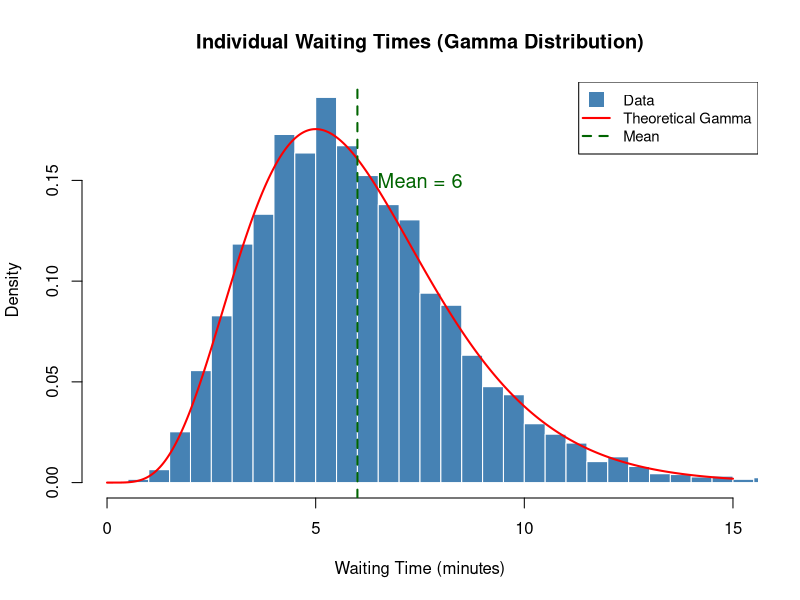
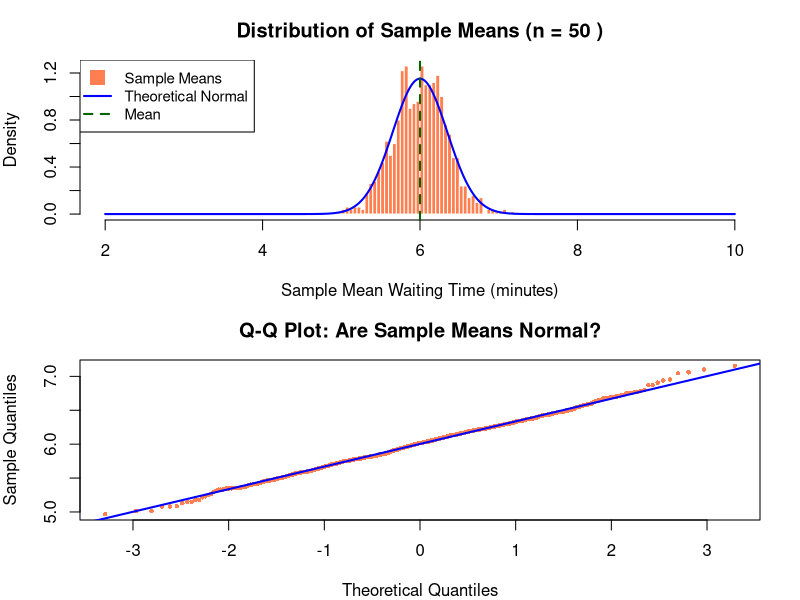
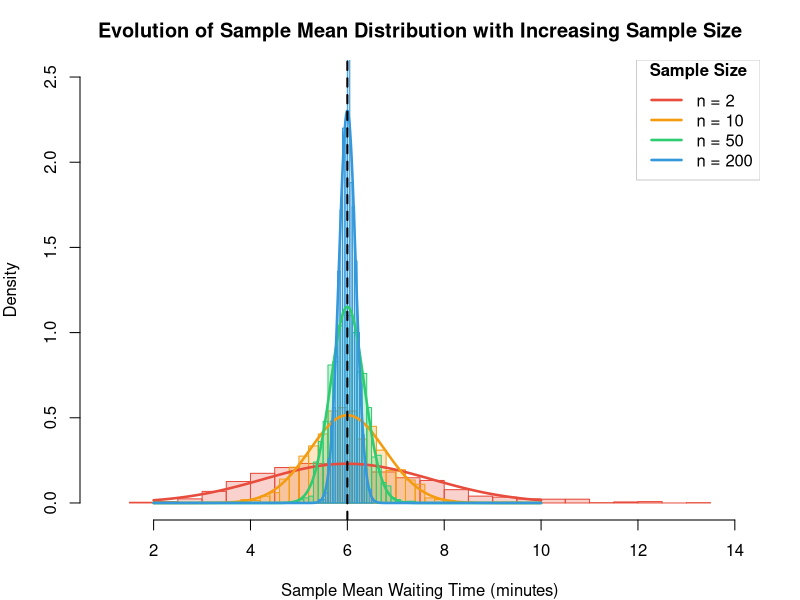
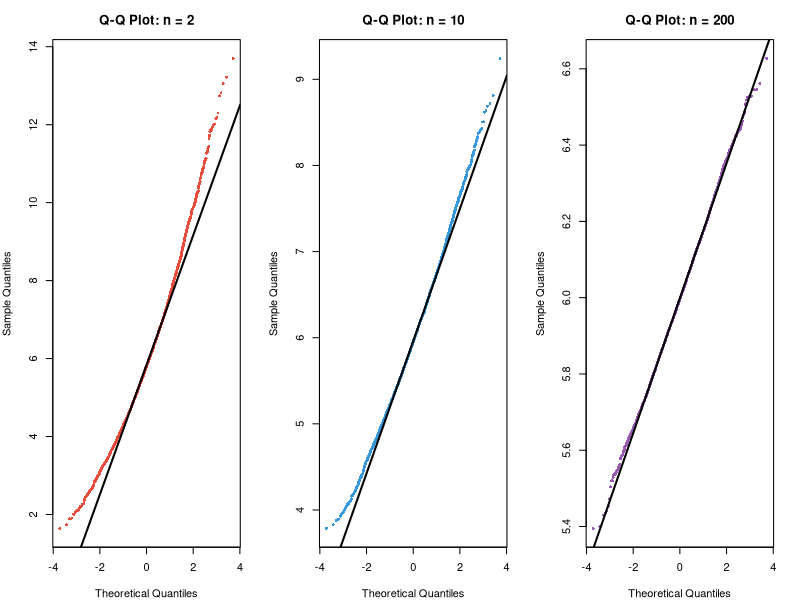
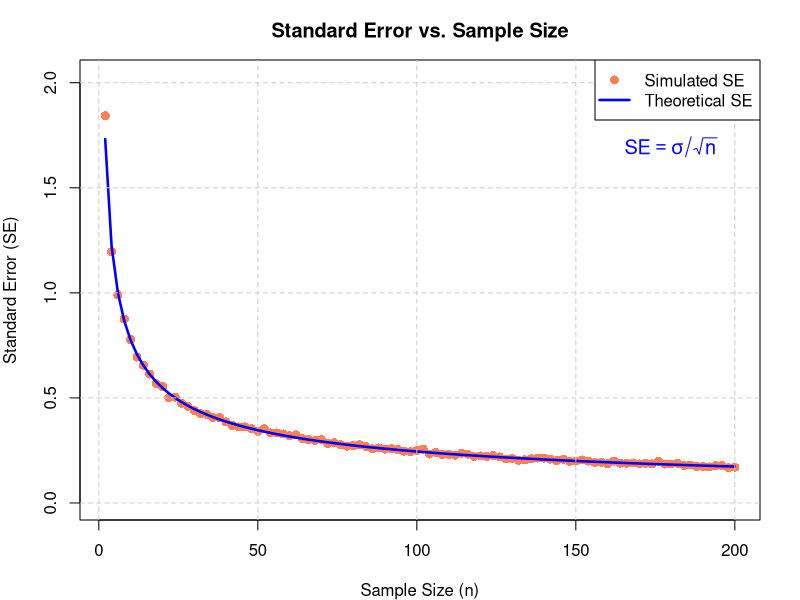
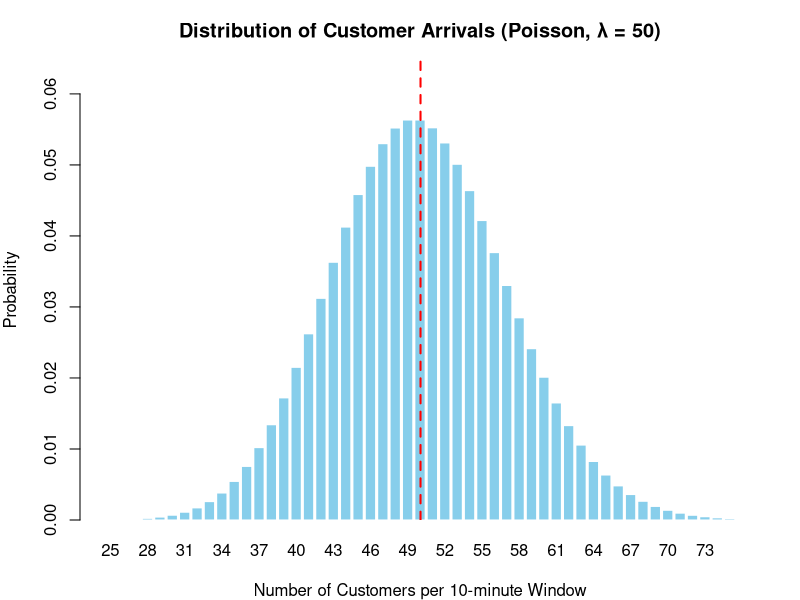
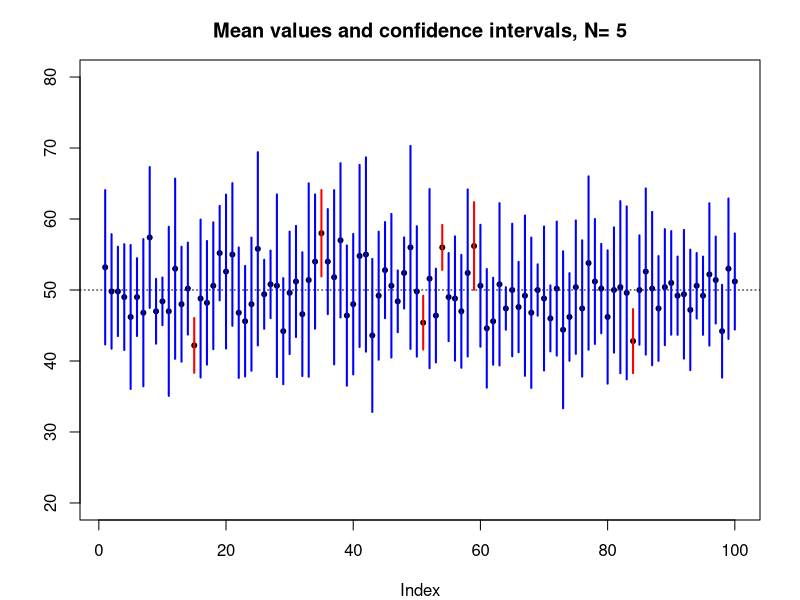
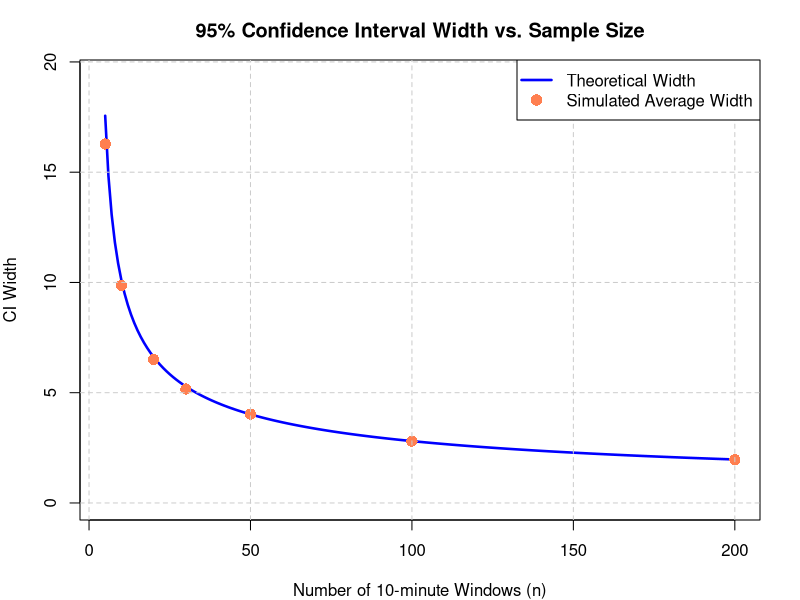

The R script that drew these images, in order:
## ---- chunk 1
knitr::opts_chunk$set(echo = TRUE, warning = FALSE, message = FALSE, fig.width = 10, fig.height = 6)
set.seed(123)
## ---- chunk 2
# Parameters of the Gamma distribution - NOT important to know or understand
            ########### THE CODE HERE IS NOT IMPORTANT ###########
shape_param <- 6
scale_param <- 1

# Theoretical values
mu <- shape_param * scale_param
sigma <- sqrt(shape_param * scale_param^2)

# Generate sample data to visualize possible waiting time
individual_times <- rgamma(5000, shape = shape_param, scale = scale_param)

# Plot
hist(individual_times, breaks = 50, freq = FALSE, 
     col = "steelblue", border = "white",
     main = "Individual Waiting Times (Gamma Distribution)",
     xlab = "Waiting Time (minutes)", ylab = "Density",
     xlim = c(0, 15))

# Add theoretical gamma curve
x_vals <- seq(0, 15, length.out = 500)
lines(x_vals, dgamma(x_vals, shape = shape_param, scale = scale_param), 
      col = "red", lwd = 2)

# Add mean line
abline(v = mu, col = "darkgreen", lty = 2, lwd = 2)
text(mu + 1.5, 0.15, paste("Mean =", round(mu, 2)), col = "darkgreen", cex = 1.2)

legend("topright", legend = c("Data", "Theoretical Gamma", "Mean"),
       col = c("steelblue", "red", "darkgreen"), 
       lty = c(NA, 1, 2), lwd = c(NA, 2, 2), 
       pch = c(15, NA, NA), pt.cex = 2, cex = 0.9)
## ---- chunk 3
# ============================================
# CHANGE THIS VALUE TO EXPERIMENT!
sample_size <- 50  # Try: 2, 5, 10, 30, 50, 200
# ============================================

num_samples <- 1000 # How many times we observe sample with size "sample_size"

# Simulate sample means
sample_means <- replicate(num_samples, {
  sample_data <- rgamma(sample_size, shape = shape_param, scale = scale_param) # random simulation
  mean(sample_data)
})

# Theoretical parameters for sampling distribution
theoretical_mean <- mu
theoretical_se <- sigma / sqrt(sample_size)

# Create two-panel plot
par(mfrow = c(2, 1), mar = c(4, 4, 3, 2))

# Panel 1: Histogram with normal overlay
hist(sample_means, breaks = 40, freq = FALSE, 
     col = "coral", border = "white",
     main = paste("Distribution of Sample Means (n =", sample_size, ")"),
     xlab = "Sample Mean Waiting Time (minutes)", ylab = "Density",
     xlim = c(2, 10))

# Add theoretical normal curve
x_vals <- seq(2, 10, length.out = 500)
lines(x_vals, dnorm(x_vals, mean = theoretical_mean, sd = theoretical_se), 
      col = "blue", lwd = 2)

# Add mean line
abline(v = theoretical_mean, col = "darkgreen", lty = 2, lwd = 2)

legend("topleft", legend = c("Sample Means", "Theoretical Normal", "Mean"),
       col = c("coral", "blue", "darkgreen"), 
       lty = c(NA, 1, 2), lwd = c(NA, 2, 2), 
       pch = c(15, NA, NA), pt.cex = 2, cex = 0.9)

# Panel 2: Q-Q plot
qqnorm(sample_means, main = "Q-Q Plot: Are Sample Means Normal?",
       col = "coral", pch = 16, cex = 0.6)
qqline(sample_means, col = "blue", lwd = 2)

par(mfrow = c(1, 1))
## ---- chunk 4
# Generate sample means for multiple sample sizes
comparison_sizes <- c(2, 10, 50, 200)
comparison_means_list <- list()

for (i in seq_along(comparison_sizes)) {
  n <- comparison_sizes[i]
  comparison_means_list[[i]] <- replicate(1000, 
                                          mean(rgamma(n, shape = shape_param, scale = scale_param)))
}

# Define colors for each sample size (with transparency)
colors <- c("#e74c3c", "#f39c12", "#2ecc71", "#3498db")
colors_transparent <- paste0(colors, "40")  # Add transparency

# Create plot with histograms
hist(comparison_means_list[[1]], breaks = 30, freq = FALSE,
     col = colors_transparent[1], border = colors[1],
     main = "Evolution of Sample Mean Distribution with Increasing Sample Size",
     xlab = "Sample Mean Waiting Time (minutes)", ylab = "Density",
     xlim = c(1, 14), ylim = c(0, 2.5))

# Overlay other histograms
for (i in 2:length(comparison_sizes)) {
  hist(comparison_means_list[[i]], breaks = 30, freq = FALSE,
       col = colors_transparent[i], border = colors[i],
       add = TRUE)
}

# Add theoretical normal curves for each
x_vals <- seq(2, 10, length.out = 500)
for (i in seq_along(comparison_sizes)) {
  n <- comparison_sizes[i]
  theoretical_se_n <- sigma / sqrt(n)
  lines(x_vals, dnorm(x_vals, mean = mu, sd = theoretical_se_n), 
        col = colors[i], lwd = 2.5)
}

# Add mean line
abline(v = mu, col = "black", lty = 2, lwd = 2)

# Add legend
legend("topright", 
       legend = paste("n =", comparison_sizes),
       col = colors, lwd = 2.5, cex = 1, bg = "white", box.col = "gray80",
       title = expression(bold("Sample Size")))

## ---- chunk 5
# Generate sample means for n = 2, 10, 200
qqplot_sizes <- c(2, 10, 200)

qqplot_means_list <- list()

for (i in seq_along(qqplot_sizes)) {
  n <- qqplot_sizes[i]
  qqplot_means_list[[i]] <- replicate(5000, 
                                      mean(rgamma(n, shape = shape_param, scale = scale_param)))
}

# Create three-panel Q-Q plot
par(mfrow = c(1, 3), mar = c(4, 4, 3, 2))

colors_qq <- c("#e74c3c", "#3498db", "#9b59b6")

for (i in seq_along(qqplot_sizes)) {
  qqnorm(qqplot_means_list[[i]], 
         main = paste("Q-Q Plot: n =", qqplot_sizes[i]),
         col = colors_qq[i], pch = 16, cex = 0.6,
         xlab = "Theoretical Quantiles", ylab = "Sample Quantiles")
  qqline(qqplot_means_list[[i]], col = "black", lwd = 2)
}

par(mfrow = c(1, 1))
## ---- chunk 6
# Range of sample sizes to explore
sample_sizes <- seq(2, 200, by = 2)

# Simulate SE for each sample size
simulated_se <- sapply(sample_sizes, function(n) {
  sample_means_n <- replicate(1000, {
    mean(rgamma(n, shape = shape_param, scale = scale_param))
  })
  sd(sample_means_n)
})

# Theoretical SE
theoretical_se_values <- sigma / sqrt(sample_sizes)

# Plot
plot(sample_sizes, simulated_se, 
     type = "p", pch = 16, col = "coral", cex = 1.2,
     main = "Standard Error vs. Sample Size",
     xlab = "Sample Size (n)",
     ylab = "Standard Error (SE)",
     ylim = c(0, max(simulated_se) * 1.1))

# Add theoretical curve
lines(sample_sizes, theoretical_se_values, col = "blue", lwd = 2.5)

# Add equation
text(180, max(simulated_se) * 0.92, 
     expression(SE == sigma/sqrt(n)),
     col = "blue", cex = 1.2)

# Add grid
grid(col = "gray80", lty = 2)

# Add legend
legend("topright", legend = c("Simulated SE", "Theoretical SE"),
       col = c("coral", "blue"), pch = c(16, NA), lty = c(NA, 1), 
       lwd = c(NA, 2.5), pt.cex = 1.2, cex = 1)
## ---- chunk 7
     ########### THE CODE HERE IS NOT IMPORTANT ###########
# True parameter (unknown to the coffee shop manager in practice)
lambda <- 50

# Display Poisson distribution
x_vals <- 25:75
probs <- dpois(x_vals, lambda = lambda)

barplot(probs, names.arg = x_vals, 
        col = "skyblue", border = "white",
        main = "Distribution of Customer Arrivals (Poisson, λ = 50)",
        xlab = "Number of Customers per 10-minute Window",
        ylab = "Probability",
        ylim = c(0, max(probs) * 1.15))

# Add vertical line at mean
abline(v = lambda - 50*0.385, col = "red", lwd = 2, lty = 2)
## ---- chunk 8
# Simulate 5 observations 100 times
lambda = 50
n = 5
X = lapply(1:100,function(i) {rpois(n,lambda = lambda)})
## ---- chunk 9
# we compute the sample means
Xm = sapply(X,mean)
# and the sample standard deviations
Xsd = sapply(X,sd) 
## ---- chunk 10
df = n-1
tc = qt(c(0.975),df) # this is the critical value for the t-distribution for df = N-1 degrees of freedom and 95% CI

Xl = Xm-tc*Xsd/sqrt(n) # upper bound of the 95% CI
Xh = Xm+tc*Xsd/sqrt(n) # lower bound of the 95% CI
## ---- chunk 11
col = c('red','blue')

## vector of TRUE/FALSE if the real expectation value lambda is inside the interval
i.ok =  as.factor(Xl < lambda & Xh > lambda)

## plot the mean values and the confidence interval
plot(Xm,ylim=c(20,80),pch=20,ylab="",main=paste("Mean values and confidence intervals, N=",n));abline(h=lambda,lty=3);invisible(lapply(1:length(Xl), function(i) {
  points(c(i,i), c(Xl[i], Xh[i]), type="l", col=col[i.ok[i]], lwd=2)
}))
## ---- chunk 12
# Range of sample sizes
sample_sizes <- 5:200

# Function to calculate expected CI width
ci_width_function <- function(n) {
  # Using lambda as estimate (for theoretical curve)
  sd <- sqrt(lambda)
  df = n-1
  tc = qt(c(0.975),df)
  width <- 2 * tc * sd / sqrt(n)
  return(width)
}

# Calculate theoretical widths
theoretical_widths <- sapply(sample_sizes, ci_width_function)

# Simulate actual widths for selected sample sizes
selected_n <- c(5, 10, 20, 30, 50, 100, 200)
simulated_widths <- numeric(length(selected_n))

for (i in seq_along(selected_n)) {
  n <- selected_n[i]
  # Generate 100 samples and calculate average CI width
  widths <- replicate(100, {
    obs <- rpois(n, lambda = lambda) # remember lambda = 50
    sd <- sd(obs)
    df <- n-1
    tc = qt(c(0.975),df)
    width <- 2 * tc * sd/sqrt(n)
    return(width)
  })
  simulated_widths[i] <- mean(widths)
}

# Plot
plot(sample_sizes, theoretical_widths, type = "l", col = "blue", lwd = 2.5,
     main = "95% Confidence Interval Width vs. Sample Size",
     xlab = "Number of 10-minute Windows (n)",
     ylab = "CI Width",
     ylim = c(0, max(theoretical_widths) * 1.1))

# Add simulated points
points(selected_n, simulated_widths, pch = 16, col = "coral", cex = 1.5)

grid(col = "gray80", lty = 2)

legend("topright", 
       legend = c("Theoretical Width", "Simulated Average Width"),
       col = c("blue", "coral"), 
       lty = c(1, NA), lwd = c(2.5, NA),
       pch = c(NA, 16), pt.cex = 1.5,
       cex = 1, bg = "white")
